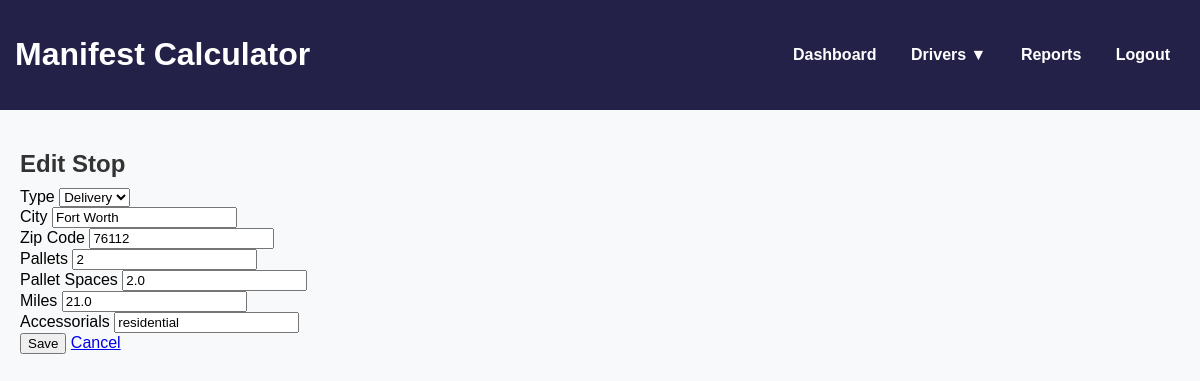
Before: /edit_stop/1/1 with the older database file.
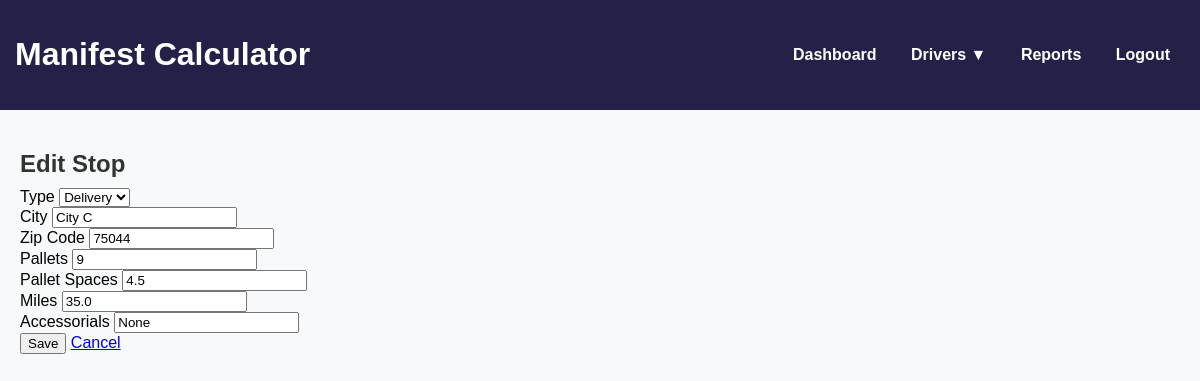
After: the same page with the newer database file.
### models.py (models this page shows)
class Stop(db.Model):
    id = db.Column(db.Integer, primary_key=True)
    manifest_id = db.Column(db.Integer, db.ForeignKey('manifest.id'), nullable=False)
    type = db.Column(db.String(20))   # Delivery / Pickup
    city = db.Column(db.String(100))
    zip_code = db.Column(db.String(10))
    zone = db.Column(db.String(5))
    pallets = db.Column(db.Integer)
    pallet_spaces = db.Column(db.Float)
    miles = db.Column(db.Float, default=0.0)
    rate = db.Column(db.Float)        # lookup from zone table
    accessorials = db.Column(db.String(200))
    total = db.Column(db.Float)       # rate + extras
    manifest = db.relationship('Manifest', back_populates='stops')

### app.py (the view, shortened to what this page needs)
@app.route("/edit_stop/<int:stop_id>/<int:manifest_id>", methods=["GET", "POST"])
def edit_stop(stop_id, manifest_id):
    stop = Stop.query.get_or_404(stop_id)
    return render_template("edit_stop.html", stop=stop, manifest_id=manifest_id)

### app.py (called while the page is built)
@app.context_processor
def inject_drivers():
    all_drivers = Driver.query.order_by(Driver.name).all()
    return dict(all_drivers=all_drivers)

### templates/edit_stop.html (shortened to what this page needs)
{% extends "base.html" %}
{% block content %}
<h2>Edit Stop</h2>
<form method="POST">
  <div>
    <label>Type</label>
    <select name="type">
        <option value="DELIVERY" {% if stop.type == "DELIVERY" %}selected{% endif %}>Delivery</option>
    </select>
  </div>
  <div>
    <label>City</label>
    <input type="text" name="city" value="{{ stop.city }}" required>
  </div>
  <div>
    <label>Zip Code</label>
    <input type="text" name="zip_code" value="{{ stop.zip_code }}" required>
  </div>
  <div>
    <label>Pallets</label>
    <input type="number" name="pallets" value="{{ stop.pallets }}" required>
  </div>
  <div>
    <label>Pallet Spaces</label>
    <input type="number" step="0.5" name="pallet_spaces" value="{{ stop.pallet_spaces }}" required>
  </div>
  <div>
    <label>Miles</label>
    <input type="number" step="0.1" name="miles" value="{{ stop.miles }}" {% if stop.zone %}readonly{% endif %}>
  </div>
  <div>
    <label>Accessorials</label>
    <input type="text" name="accessorials" value="{{ stop.accessorials }}">
  </div>
  <button type="submit" class="btn btn-success">Save</button>
  <a href="{{ url_for('manifest_detail', manifest_id=manifest_id) }}" class="btn btn-secondary">Cancel</a>
</form>
{% endblock %}

Changed rows visible on the page:
changed Stop: city "Fort Worth" → "City C"; zip_code "76112" → "75044"; pallets "2" → "9"; pallet_spaces "2.0" → "4.5"; miles "21.0" → "35.0"; accessorials "residential" → "None"; type "Delivery" → (not shown)
Other visible differences:
form field type: (not shown) → "Delivery"
